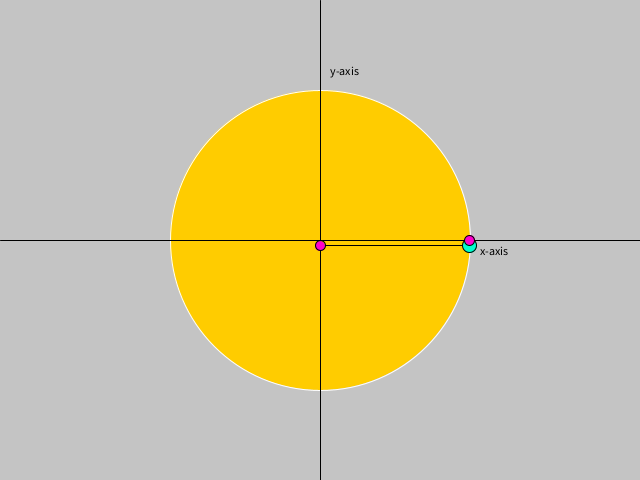
Frame 1 (no input)
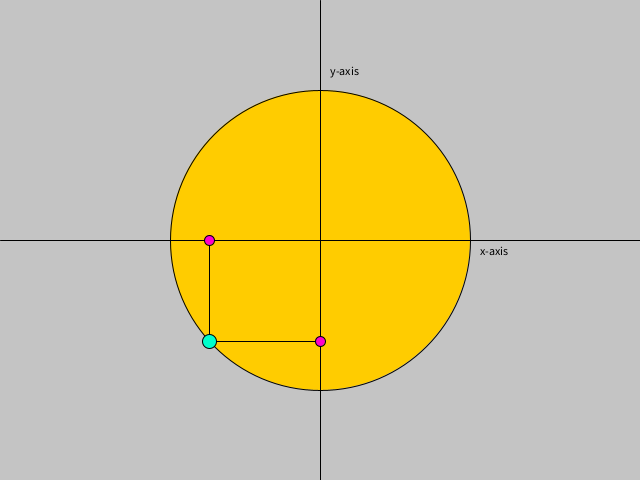
Frame 60 (the mouse pressed at the canvas centre just before this capture)
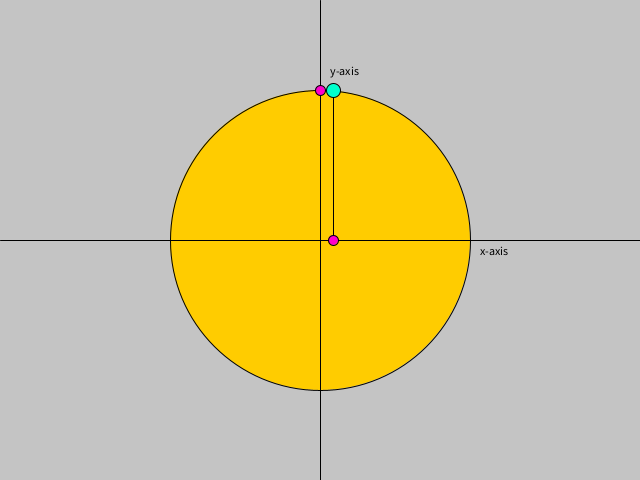
Frame 120 (the mouse held since frame 60 and released just before this capture)

The Processing sketch that drew these frames (run headless with seeded random() and noise(); from frame 60 on, the mouse is pressed at the canvas centre):

// Processing sketch: circle_and_mapping_to_axes
// ── circle_and_mapping_to_axes.pde
/*
 * The circle and mapping to axes
 * Author: Vivek Srivastav
*/

float radius = 150;
float t;

void setup(){
  size(640,480);
  smooth();
  stroke(255);     // Set line drawing color to white
  frameRate(25);
  t = 0;
}

void draw(){
  background(196);
  drawCircle();
  drawAxes();
  translate(width/2,height/2);
  t += 0.04;
  drawPosition(radius);
  translate(-width/2,-height/2);
}

void drawAxes(){
  stroke(0);
  fill(0);
  // x-axis
  line(0,height/2,width,height/2);
  text("x-axis", width/2+radius+10,height/2+15);
  //y-axis
  line(width/2,0,width/2,height);
  text("y-axis", width/2+10,height/2-radius-15); 
}

void drawCircle(){
  color c = color(255, 204, 0);
  fill(c);
  ellipse(width/2,height/2,radius*2,radius*2);
}

void drawPosition(float r){
  float x = r*cos(t);
  float y = r*sin(t);
  
  // lines to circles projected on x and y axes
  fill(128);
  line(x,y,x,0);
  line(x,y,0,y);
  color c = color(0,255,204);
  fill(c);
  ellipse(x,y,14,14);
  
  //X-axis projection
  c = color(255,0,204);
  fill(c);
  ellipse(x,0,10,10);
  
  //Y-axis projection
  c = color(255,0,204);
  fill(c);
  ellipse(0,y,10,10);
}
